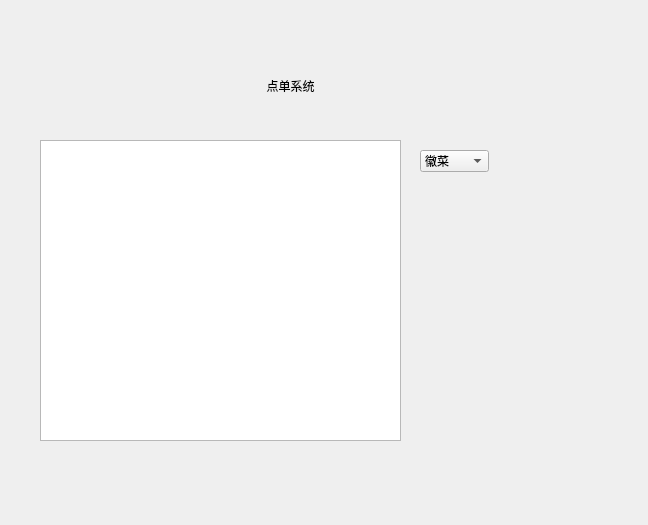
<?xml version="1.0" encoding="UTF-8"?>
<ui version="4.0">
 <class>MainWindow</class>
 <widget class="QWidget" name="MainWindow">
  <property name="geometry">
   <rect>
    <x>0</x>
    <y>0</y>
    <width>648</width>
    <height>525</height>
   </rect>
  </property>
  <property name="windowTitle">
   <string>Form</string>
  </property>
  <widget class="QLabel" name="Title">
   <property name="geometry">
    <rect>
     <x>210</x>
     <y>60</y>
     <width>161</width>
     <height>51</height>
    </rect>
   </property>
   <property name="styleSheet">
    <string notr="true">font: 16pt &quot;Arial&quot;;</string>
   </property>
   <property name="text">
    <string>点单系统</string>
   </property>
   <property name="alignment">
    <set>Qt::AlignCenter</set>
   </property>
  </widget>
  <widget class="QComboBox" name="MultiSelect">
   <property name="geometry">
    <rect>
     <x>420</x>
     <y>150</y>
     <width>69</width>
     <height>22</height>
    </rect>
   </property>
   <item>
    <property name="text">
     <string>徽菜</string>
    </property>
   </item>
   <item>
    <property name="text">
     <string>川菜</string>
    </property>
   </item>
  </widget>
  <widget class="QTableView" name="tableView">
   <property name="geometry">
    <rect>
     <x>40</x>
     <y>140</y>
     <width>361</width>
     <height>301</height>
    </rect>
   </property>
  </widget>
 </widget>
 <resources/>
 <connections/>
</ui>
